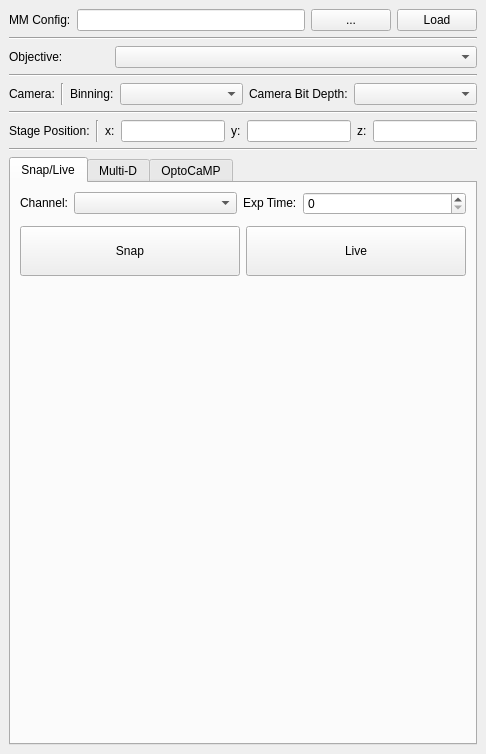
<?xml version="1.0" encoding="UTF-8"?>
<ui version="4.0">
 <class>MainWindow</class>
 <widget class="QMainWindow" name="MainWindow">
  <property name="geometry">
   <rect>
    <x>0</x>
    <y>0</y>
    <width>486</width>
    <height>754</height>
   </rect>
  </property>
  <property name="windowTitle">
   <string>MainWindow</string>
  </property>
  <widget class="QWidget" name="centralwidget">
   <layout class="QVBoxLayout" name="verticalLayout">
    <item>
     <layout class="QGridLayout" name="gridLayout">
      <item row="0" column="1">
       <widget class="QLabel" name="label">
        <property name="sizePolicy">
         <sizepolicy hsizetype="Fixed" vsizetype="Fixed">
          <horstretch>0</horstretch>
          <verstretch>0</verstretch>
         </sizepolicy>
        </property>
        <property name="text">
         <string>MM Config:</string>
        </property>
       </widget>
      </item>
      <item row="0" column="3">
       <widget class="QPushButton" name="browse_cfg_Button">
        <property name="sizePolicy">
         <sizepolicy hsizetype="Fixed" vsizetype="Fixed">
          <horstretch>0</horstretch>
          <verstretch>0</verstretch>
         </sizepolicy>
        </property>
        <property name="text">
         <string>...</string>
        </property>
       </widget>
      </item>
      <item row="0" column="4">
       <widget class="QPushButton" name="load_cgf_Button">
        <property name="sizePolicy">
         <sizepolicy hsizetype="Fixed" vsizetype="Fixed">
          <horstretch>0</horstretch>
          <verstretch>0</verstretch>
         </sizepolicy>
        </property>
        <property name="text">
         <string>Load</string>
        </property>
       </widget>
      </item>
      <item row="0" column="2">
       <widget class="QLineEdit" name="cfg_LineEdit">
        <property name="readOnly">
         <bool>true</bool>
        </property>
       </widget>
      </item>
     </layout>
    </item>
    <item>
     <widget class="Line" name="line">
      <property name="orientation">
       <enum>Qt::Horizontal</enum>
      </property>
     </widget>
    </item>
    <item>
     <layout class="QGridLayout" name="gridLayout_3">
      <item row="0" column="1">
       <widget class="QComboBox" name="objective_comboBox"/>
      </item>
      <item row="0" column="0">
       <widget class="QLabel" name="label_2">
        <property name="sizePolicy">
         <sizepolicy hsizetype="Fixed" vsizetype="Fixed">
          <horstretch>0</horstretch>
          <verstretch>0</verstretch>
         </sizepolicy>
        </property>
        <property name="maximumSize">
         <size>
          <width>100</width>
          <height>16777215</height>
         </size>
        </property>
        <property name="text">
         <string>Objective:</string>
        </property>
       </widget>
      </item>
     </layout>
    </item>
    <item>
     <widget class="Line" name="line_5">
      <property name="orientation">
       <enum>Qt::Horizontal</enum>
      </property>
     </widget>
    </item>
    <item>
     <layout class="QGridLayout" name="gridLayout_4">
      <item row="0" column="4">
       <widget class="QLabel" name="label_4">
        <property name="sizePolicy">
         <sizepolicy hsizetype="Fixed" vsizetype="Fixed">
          <horstretch>0</horstretch>
          <verstretch>0</verstretch>
         </sizepolicy>
        </property>
        <property name="text">
         <string>Camera Bit Depth:</string>
        </property>
       </widget>
      </item>
      <item row="0" column="3">
       <widget class="QComboBox" name="bin_comboBox"/>
      </item>
      <item row="0" column="0">
       <widget class="QLabel" name="label_3">
        <property name="sizePolicy">
         <sizepolicy hsizetype="Fixed" vsizetype="Fixed">
          <horstretch>0</horstretch>
          <verstretch>0</verstretch>
         </sizepolicy>
        </property>
        <property name="text">
         <string>Camera:</string>
        </property>
       </widget>
      </item>
      <item row="0" column="2">
       <widget class="QLabel" name="label_5">
        <property name="sizePolicy">
         <sizepolicy hsizetype="Fixed" vsizetype="Fixed">
          <horstretch>0</horstretch>
          <verstretch>0</verstretch>
         </sizepolicy>
        </property>
        <property name="text">
         <string>Binning:</string>
        </property>
       </widget>
      </item>
      <item row="0" column="5">
       <widget class="QComboBox" name="comboBox_2"/>
      </item>
      <item row="0" column="1">
       <widget class="Line" name="line_2">
        <property name="orientation">
         <enum>Qt::Vertical</enum>
        </property>
       </widget>
      </item>
     </layout>
    </item>
    <item>
     <widget class="Line" name="line_4">
      <property name="orientation">
       <enum>Qt::Horizontal</enum>
      </property>
     </widget>
    </item>
    <item>
     <layout class="QGridLayout" name="gridLayout_6">
      <item row="0" column="6">
       <widget class="QLabel" name="label_9">
        <property name="sizePolicy">
         <sizepolicy hsizetype="Fixed" vsizetype="Fixed">
          <horstretch>0</horstretch>
          <verstretch>0</verstretch>
         </sizepolicy>
        </property>
        <property name="text">
         <string>z:</string>
        </property>
       </widget>
      </item>
      <item row="0" column="5">
       <widget class="QLineEdit" name="y_lineEdit">
        <property name="readOnly">
         <bool>true</bool>
        </property>
       </widget>
      </item>
      <item row="0" column="0">
       <widget class="QLabel" name="label_6">
        <property name="text">
         <string>Stage Position:</string>
        </property>
       </widget>
      </item>
      <item row="0" column="7">
       <widget class="QLineEdit" name="z_lineEdit">
        <property name="readOnly">
         <bool>true</bool>
        </property>
       </widget>
      </item>
      <item row="0" column="3">
       <widget class="QLineEdit" name="x_lineEdit">
        <property name="readOnly">
         <bool>true</bool>
        </property>
       </widget>
      </item>
      <item row="0" column="2">
       <widget class="QLabel" name="label_7">
        <property name="sizePolicy">
         <sizepolicy hsizetype="Fixed" vsizetype="Fixed">
          <horstretch>0</horstretch>
          <verstretch>0</verstretch>
         </sizepolicy>
        </property>
        <property name="text">
         <string>x:</string>
        </property>
       </widget>
      </item>
      <item row="0" column="4">
       <widget class="QLabel" name="label_8">
        <property name="sizePolicy">
         <sizepolicy hsizetype="Fixed" vsizetype="Fixed">
          <horstretch>0</horstretch>
          <verstretch>0</verstretch>
         </sizepolicy>
        </property>
        <property name="text">
         <string>y:</string>
        </property>
       </widget>
      </item>
      <item row="0" column="1">
       <widget class="Line" name="line_3">
        <property name="orientation">
         <enum>Qt::Vertical</enum>
        </property>
       </widget>
      </item>
     </layout>
    </item>
    <item>
     <widget class="Line" name="line_6">
      <property name="orientation">
       <enum>Qt::Horizontal</enum>
      </property>
     </widget>
    </item>
    <item>
     <widget class="QTabWidget" name="tabWidget">
      <property name="currentIndex">
       <number>0</number>
      </property>
      <widget class="QWidget" name="snap_tab">
       <attribute name="title">
        <string>Snap/Live</string>
       </attribute>
       <layout class="QGridLayout" name="gridLayout_2">
        <item row="2" column="0">
         <layout class="QGridLayout" name="gridLayout_8">
          <item row="0" column="0">
           <widget class="QPushButton" name="snap_Button">
            <property name="minimumSize">
             <size>
              <width>0</width>
              <height>50</height>
             </size>
            </property>
            <property name="text">
             <string>Snap</string>
            </property>
           </widget>
          </item>
          <item row="0" column="1">
           <widget class="QPushButton" name="live_Button">
            <property name="minimumSize">
             <size>
              <width>0</width>
              <height>50</height>
             </size>
            </property>
            <property name="text">
             <string>Live</string>
            </property>
           </widget>
          </item>
         </layout>
        </item>
        <item row="0" column="0">
         <layout class="QGridLayout" name="gridLayout_7">
          <item row="0" column="2">
           <widget class="QLabel" name="label_11">
            <property name="sizePolicy">
             <sizepolicy hsizetype="Fixed" vsizetype="Fixed">
              <horstretch>0</horstretch>
              <verstretch>0</verstretch>
             </sizepolicy>
            </property>
            <property name="text">
             <string>Exp Time:</string>
            </property>
           </widget>
          </item>
          <item row="0" column="1">
           <widget class="QComboBox" name="channel_comboBox"/>
          </item>
          <item row="0" column="0">
           <widget class="QLabel" name="label_10">
            <property name="sizePolicy">
             <sizepolicy hsizetype="Fixed" vsizetype="Fixed">
              <horstretch>0</horstretch>
              <verstretch>0</verstretch>
             </sizepolicy>
            </property>
            <property name="text">
             <string>Channel:</string>
            </property>
           </widget>
          </item>
          <item row="0" column="3">
           <widget class="QSpinBox" name="exp_spinBox"/>
          </item>
         </layout>
        </item>
        <item row="3" column="0">
         <spacer name="verticalSpacer">
          <property name="orientation">
           <enum>Qt::Vertical</enum>
          </property>
          <property name="sizeType">
           <enum>QSizePolicy::Expanding</enum>
          </property>
          <property name="sizeHint" stdset="0">
           <size>
            <width>20</width>
            <height>400</height>
           </size>
          </property>
         </spacer>
        </item>
        <item row="1" column="0">
         <spacer name="verticalSpacer_2">
          <property name="orientation">
           <enum>Qt::Vertical</enum>
          </property>
          <property name="sizeType">
           <enum>QSizePolicy::Fixed</enum>
          </property>
          <property name="sizeHint" stdset="0">
           <size>
            <width>20</width>
            <height>5</height>
           </size>
          </property>
         </spacer>
        </item>
       </layout>
      </widget>
      <widget class="QWidget" name="mda_tab">
       <attribute name="title">
        <string>Multi-D</string>
       </attribute>
      </widget>
      <widget class="QWidget" name="tab_optocamp">
       <attribute name="title">
        <string>OptoCaMP</string>
       </attribute>
      </widget>
     </widget>
    </item>
   </layout>
  </widget>
 </widget>
 <resources/>
 <connections/>
</ui>
